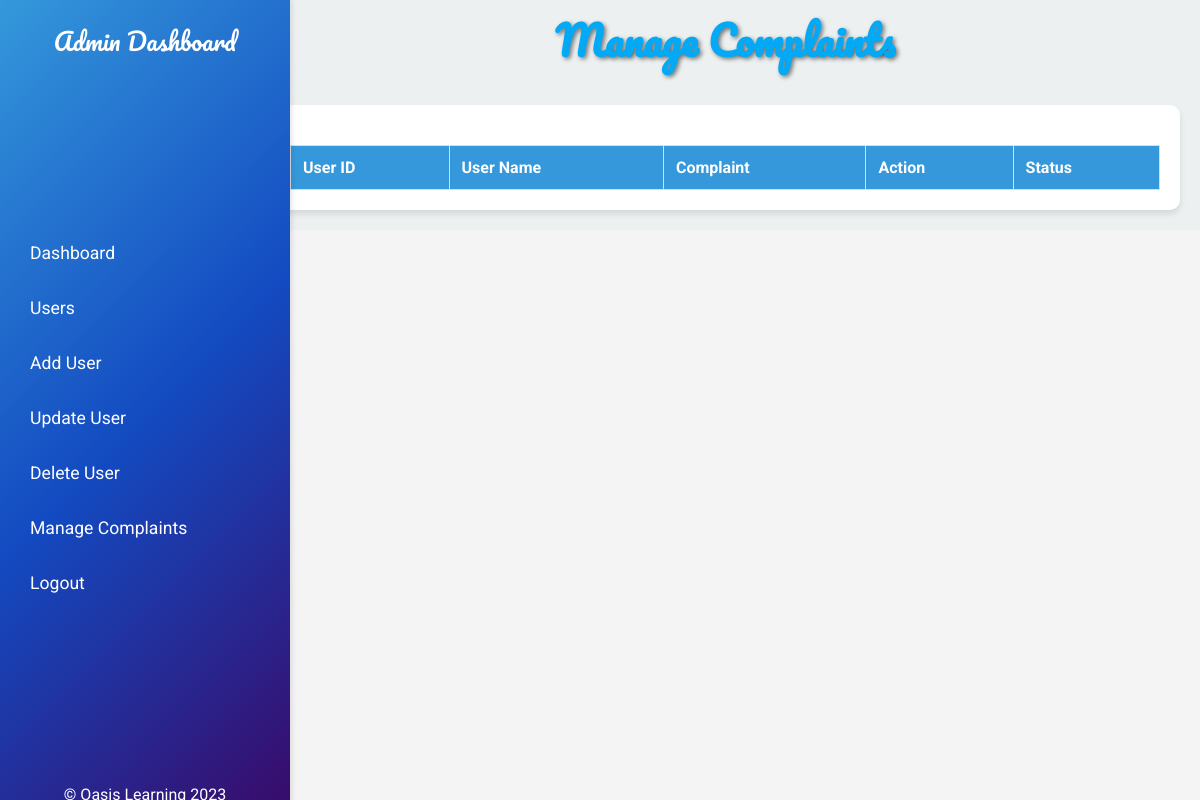
Before: /managecomplaints/ (signed in) with the older database file.
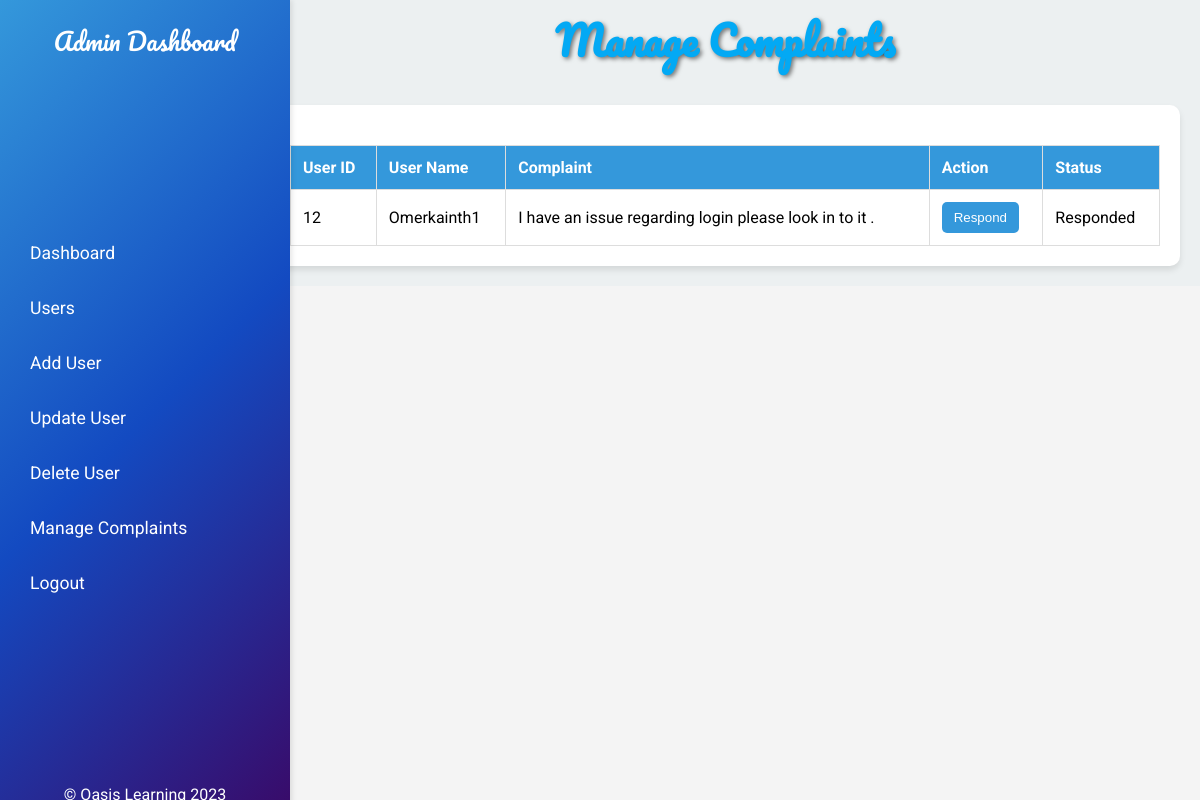
After: the same page with the newer database file.
### oasisApp/models.py (models this page shows, shortened)
class Complaint(models.Model):
    user = models.ForeignKey(User, on_delete=models.CASCADE)
    description = models.TextField()
    status = models.CharField(max_length=100, default='Pending')
    respond = models.TextField(blank=True, null=True)

### oasisApp/views.py (the view)
# urls.py: path('managecomplaints/', views.managecomplaints, name='managecomplaints'),
@login_required(login_url='Login')
@superuser_required
def managecomplaints(request):
    complaints = Complaint.objects.all()  # Fetch all complaints from the database
    context = {
        'complaints': complaints
    }
    return render(request, "managecomplaints.html", context)

### oasisApp/views.py (called while the page is built)
def superuser_required(view_func):
    decorated_view_func = user_passes_test(
        lambda user: user.is_superuser,
        login_url='Login'
    )(view_func)
    return decorated_view_func

### oasisApp/templates/managecomplaints.html (shortened to what this page needs)
<!DOCTYPE html>
<html lang="en">
<head>
    <link rel="stylesheet" href="https://cdn.jsdelivr.net/npm/chart.js">
</head>
<body>
    <div class="admin-dashboard">
        <div class="sidebar">
            <div class="logo">Admin Dashboard</div>
            <ul class="nav-links">
                <li class="nav-item"><a href="/Dashboard/" class="nav-link">Dashboard</a></li>
                <li class="nav-item"><a href="/Users/" class="nav-link">Users</a></li>
                <li class="nav-item"><a href="/AddUser/" class="nav-link">Add User</a></li>
                <li class="nav-item"><a href="/UpdateUser/" class="nav-link">Update User</a></li>
                <li class="nav-item"><a href="/DeleteUser/" class="nav-link">Delete User</a></li>
                <li class="nav-item"><a href="/managecomplaints/" class="nav-link">Manage Complaints</a></li>
                <li class="nav-item"><a href="{% url 'Logout' %}" id="logoutBtn" class="nav-link">Logout</a></li>
            </ul>
            <div class="footer">
                <p class="footer-copyright">&copy; Oasis Learning 2023</p>
            </div>
        </div>
        <div class="content">
            <h1 class="page-title">Manage Complaints</h1>
            <div class="complaint-table">
                <table>
                    <thead>
                        <tr>
                            <th>User ID</th>
                            <th>User Name</th>
                            <th>Complaint</th>
                            <th>Action</th>
                            <th>Status</th>
                        </tr>
                    </thead>
                    <tbody>
                        {% for complaint in complaints %}
                        <tr>
                            <td>{{ complaint.user.id }}</td>
                            <td>{{ complaint.user.username }}</td>
                            <td>{{ complaint.description }}</td>
                            <td><a href="/respondcomplaint/{{ complaint.id }}"><button>Respond</button></a></td>
                            <td>{{ complaint.status }}</td>
                        </tr>
                        {% endfor %}
                    </tbody>
                </table>
            </div>
        </div>
    </div>
</body>
</html>

Changed rows visible on the page:
added Complaint: user.id "12", user.username "Omerkainth1", description "I have an issue regarding login please look in to it .", status "Responded"
